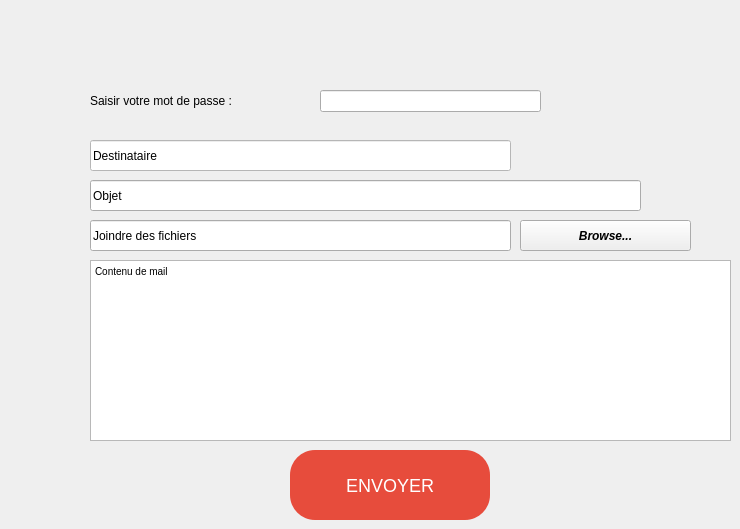
    <widget class="QWidget" name="tab_6">
     <attribute name="title">
      <string>Mailing</string>
     </attribute>
     <widget class="QTextEdit" name="msg">
      <property name="geometry">
       <rect>
        <x>90</x>
        <y>260</y>
        <width>641</width>
        <height>181</height>
       </rect>
      </property>
      <property name="html">
       <string>&lt;!DOCTYPE HTML PUBLIC &quot;-//W3C//DTD HTML 4.0//EN&quot; &quot;http://www.w3.org/TR/REC-html40/strict.dtd&quot;&gt;
&lt;html&gt;&lt;head&gt;&lt;meta name=&quot;qrichtext&quot; content=&quot;1&quot; /&gt;&lt;style type=&quot;text/css&quot;&gt;
p, li { white-space: pre-wrap; }
&lt;/style&gt;&lt;/head&gt;&lt;body style=&quot; font-family:'MS Shell Dlg 2'; font-size:7.8pt; font-weight:400; font-style:normal;&quot;&gt;
&lt;p style=&quot; margin-top:0px; margin-bottom:0px; margin-left:0px; margin-right:0px; -qt-block-indent:0; text-indent:0px;&quot;&gt;&lt;span style=&quot; font-family:'MS Shell Dlg 2';&quot;&gt;Contenu de mail&lt;/span&gt;&lt;/p&gt;&lt;/body&gt;&lt;/html&gt;</string>
      </property>
     </widget>
     <widget class="QPushButton" name="sendBtn">
      <property name="geometry">
       <rect>
        <x>290</x>
        <y>450</y>
        <width>200</width>
        <height>70</height>
       </rect>
      </property>
      <property name="styleSheet">
       <string notr="true">QPushButton {
	color: rgb(0, 170, 0);
    /* Style de base */
    background-color: #e74c3c;  /* Rouge vif pour attirer l'attention */
    color: #ffffff;  /* Texte blanc */
    border-radius: 25px;  /* Bords arrondis */
    padding: 10px 25px;  /* Marges intérieures */
    font-family: 'Helvetica', sans-serif;  /* Police Helvetica */
    font-size: 18px;  /* Taille de la police */
    border: none;  /* Pas de bordure */
    box-shadow: 0px 4px 10px rgba(0, 0, 0, 0.15);  /* Ombre portée légère */
    transition: background-color 0.3s ease, transform 0.2s ease;  /* Transitions pour les effets */
    min-width: 150px;  /* Largeur minimale pour uniformité */
    min-height: 50px;  /* Hauteur minimale */
}

QPushButton:hover {
    /* Effet lors du survol */
    background-color: #c0392b;  /* Rouge légèrement plus foncé */
    transform: translateY(-2px);  /* Légère translation vers le haut pour effet d'élévation */
}

QPushButton:pressed {
    /* Effet lors du clic */
    background-color: #a93226;  /* Rouge encore plus foncé */
    box-shadow: 0px 2px 5px rgba(0, 0, 0, 0.3);  /* Ombre portée réduite pour effet d'enfoncement */
    transform: translateY(0);  /* Retour à la position normale */
}

QPushButton:disabled {
    /* Style du bouton désactivé */
    background-color: #e0e0e0;  /* Gris clair */
    color: #7f8c8d;  /* Texte gris foncé */
    box-shadow: none;  /* Pas d'ombre */
    cursor: not-allowed;  /* Curseur non autorisé */
}
</string>
      </property>
      <property name="text">
       <string>ENVOYER</string>
      </property>
      <property name="icon">
       <iconset resource="rsc.qrc">
        <normaloff>:/ImgSrc/mail.png</normaloff>:/ImgSrc/mail.png</iconset>
      </property>
      <property name="iconSize">
       <size>
        <width>29</width>
        <height>29</height>
       </size>
      </property>
     </widget>
     <widget class="QLineEdit" name="mail_pass">
      <property name="geometry">
       <rect>
        <x>320</x>
        <y>90</y>
        <width>221</width>
        <height>22</height>
       </rect>
      </property>
      <property name="text">
       <string/>
      </property>
      <property name="echoMode">
       <enum>QLineEdit::Password</enum>
      </property>
     </widget>
     <widget class="QPushButton" name="browseBtn">
      <property name="geometry">
       <rect>
        <x>520</x>
        <y>220</y>
        <width>171</width>
        <height>31</height>
       </rect>
      </property>
      <property name="font">
       <font>
        <weight>75</weight>
        <italic>true</italic>
        <bold>true</bold>
       </font>
      </property>
      <property name="text">
       <string>Browse...</string>
      </property>
      <property name="icon">
       <iconset resource="rsc.qrc">
        <normaloff>:/ImgSrc/browse.png</normaloff>:/ImgSrc/browse.png</iconset>
      </property>
     </widget>
     <widget class="QLabel" name="label_7">
      <property name="geometry">
       <rect>
        <x>90</x>
        <y>90</y>
        <width>181</width>
        <height>21</height>
       </rect>
      </property>
      <property name="styleSheet">
       <string notr="true">color: rgb(0, 0, 0);
font: 75 italic 9pt &quot;Rockwell&quot;;</string>
      </property>
      <property name="text">
       <string>Saisir votre mot de passe :</string>
      </property>
     </widget>
     <widget class="QLineEdit" name="file">
      <property name="geometry">
       <rect>
        <x>90</x>
        <y>220</y>
        <width>421</width>
        <height>31</height>
       </rect>
      </property>
      <property name="text">
       <string>Joindre des fichiers</string>
      </property>
     </widget>
     <widget class="QLineEdit" name="rcpt">
      <property name="geometry">
       <rect>
        <x>90</x>
        <y>140</y>
        <width>421</width>
        <height>31</height>
       </rect>
      </property>
      <property name="styleSheet">
       <string notr="true">background-color: rgb(255, 255, 255);</string>
      </property>
      <property name="text">
       <string>Destinataire</string>
      </property>
     </widget>
     <widget class="QLineEdit" name="subject">
      <property name="geometry">
       <rect>
        <x>90</x>
        <y>180</y>
        <width>551</width>
        <height>31</height>
       </rect>
      </property>
      <property name="text">
       <string>Objet</string>
      </property>
     </widget>
    </widget>
